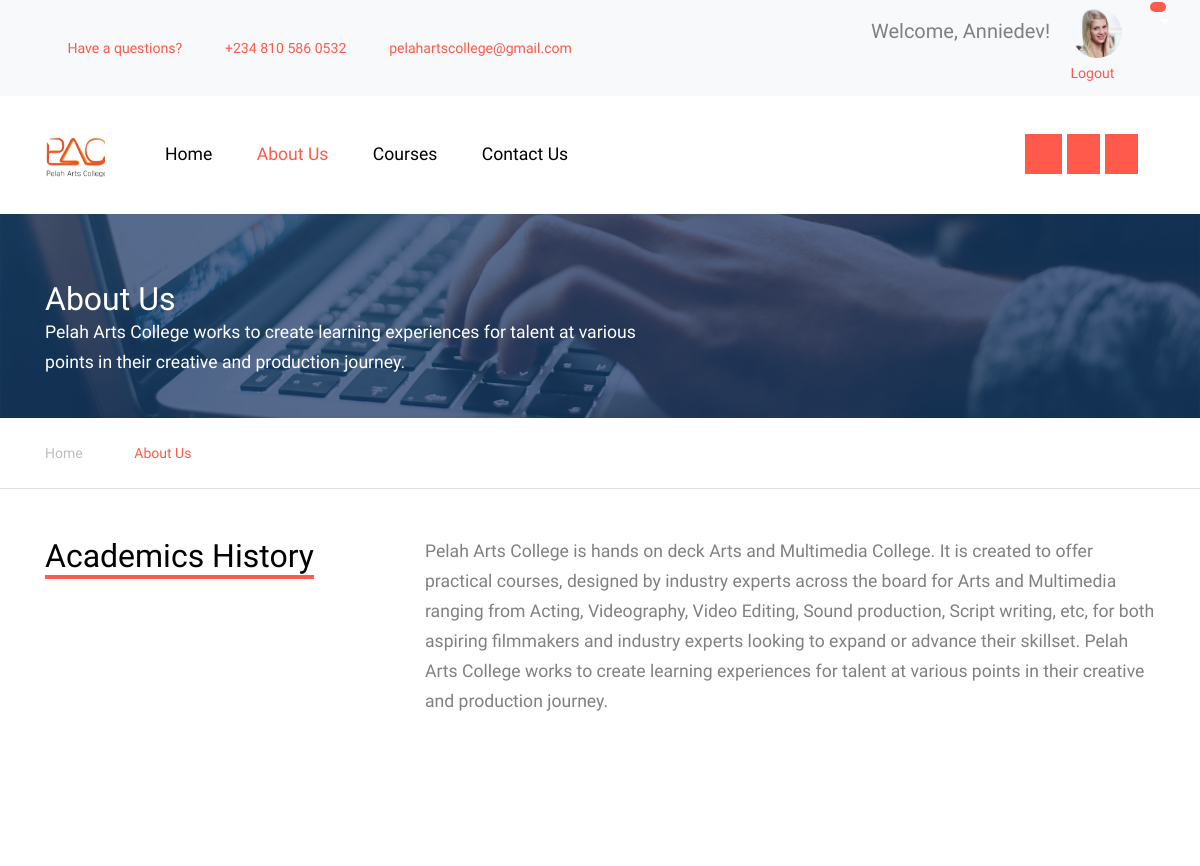
Before: /about (signed in, upper part) with the older database file.
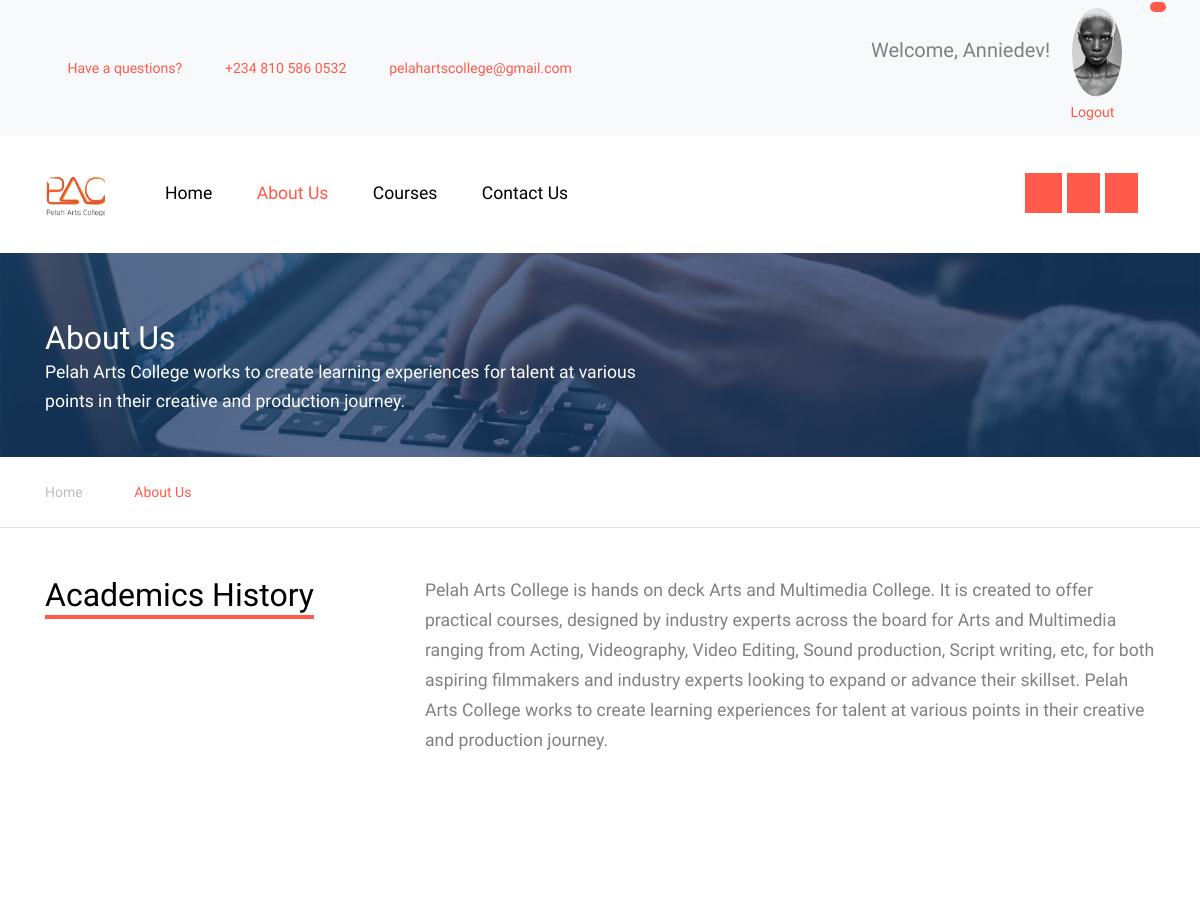
After: the same page with the newer database file.
### model.py (models this page shows)
class Student(db.Model):
    id = db.Column(db.Integer, primary_key=True)
    firstname = db.Column(db.String(150))
    lastname = db.Column(db.String(150))
    middlename = db.Column(db.String(150))
    phone_number = db.Column(db.String(20))
    house_address = db.Column(db.String(200))
    profile_image = db.Column(db.String(150), nullable=False)
    user_id = db.Column(db.Integer, db.ForeignKey('user.id'))
    user = db.relationship('User', back_populates='student_profile')
    courses = db.relationship('Course', backref='student', lazy=True)
    payments = db.relationship('Payment', back_populates='student')

### main.py (the view)
@app.route('/about')
def about():
    return render_template('about.html')

### main.py (called while the page is built)
@login_manager.user_loader
def load_user(user_id):
    return User.query.get(int(user_id))

### templates/about.html (shortened to what the changed rows need)
<!DOCTYPE html>
<html lang="en">
  <head>
    <link
      rel="stylesheet"
      href="{{ url_for('static', filename='css/bootstrap.min.css') }}"
    />
    <link
      rel="stylesheet"
      href="{{ url_for('static', filename='css/jquery-ui.css') }}"
    />
    <link
      rel="stylesheet"
      href="{{ url_for('static', filename='css/owl.carousel.min.css') }}"
    />
    <link
      rel="stylesheet"
      href="{{ url_for('static', filename='css/owl.theme.default.min.css') }}"
    />
    <link
      rel="stylesheet"
      href="{{ url_for('static', filename='css/jquery.fancybox.min.css') }}"
    />
    <link
      rel="stylesheet"
      href="{{ url_for('static', filename='css/bootstrap-datepicker.css') }}"
    />
    <link
      rel="stylesheet"
      href="{{ url_for('static', filename='fonts/flaticon/font/flaticon.css') }}"
    />
    <link
      rel="stylesheet"
      href="{{ url_for('static', filename='css/aos.css') }}"
    />
    <link
      rel="stylesheet"
      href="{{ url_for('static', filename='css/jquery.mb.YTPlayer.min.css') }}"
      media="all"
      type="text/css"
    />
    <link
      rel="stylesheet"
      href="{{ url_for('static', filename='css/style.css') }}"
    />
    <link
      rel="stylesheet"
      href="{{ url_for('static', filename='fonts/icomoon/style.css') }}"
    />
  </head>
  <body data-spy="scroll" data-target=".site-navbar-target" data-offset="300">
    <div class="site-wrap">
      <div class="py-2 bg-light">
        <div class="container">
          <div class="row align-items-center">
            <div class="col-lg-4 text-right">
              <div class="row">
                <div class="col">
                  {% if current_user.is_authenticated %}
                  <div class="user-info">
                      <h2 class="small mr-2" style="font-size: 20px; display: inline;">Welcome, {{ current_user.username }}!</h2>
                      {% if current_user.student_profile and current_user.student_profile.profile_image %}
                      <img src="{{ url_for('static', filename='uploads/' + current_user.student_profile.profile_image) }}" alt="Profile Image" class="img-fluid" style="max-width: 50px; border-radius: 50%; margin-left: 10px;">
                      {% endif %}
                  </div>
                  {% else %}
                  <a href="{{ url_for('auth.login') }}" class="small mr-2"><span class="icon-unlock-alt"></span> Log In</a>
                  <a href="{{ url_for('auth.register') }}" class="small btn btn-danger px-4 py-2 rounded-0"><span class="icon-users"></span> Register</a>
                  {% endif %}
                </div>
              </div>
            </div>
          </div>
        </div>
      </div>
      <div
        class="site-section ftco-subscribe-1 site-blocks-cover pb-4"
        style="background-image: url(' {{ url_for('static', filename= 'images/bg_1.jpg') }}');"
      >
        <div class="container">
          <div class="row align-items-end">
            <div class="col-lg-7">
              <h2 class="mb-0">About Us</h2>
            </div>
          </div>
        </div>
      </div>
      <div class="container pt-5 mb-5">
        <div class="row">
          <div class="col-lg-4">
            <h2 class="section-title-underline">
              <span>Academics History</span>
            </h2>
          </div>
        </div>
      </div>
    </div>
  </body>
</html>

Changed rows visible on the page:
changed Student: profile_image: a different picture
